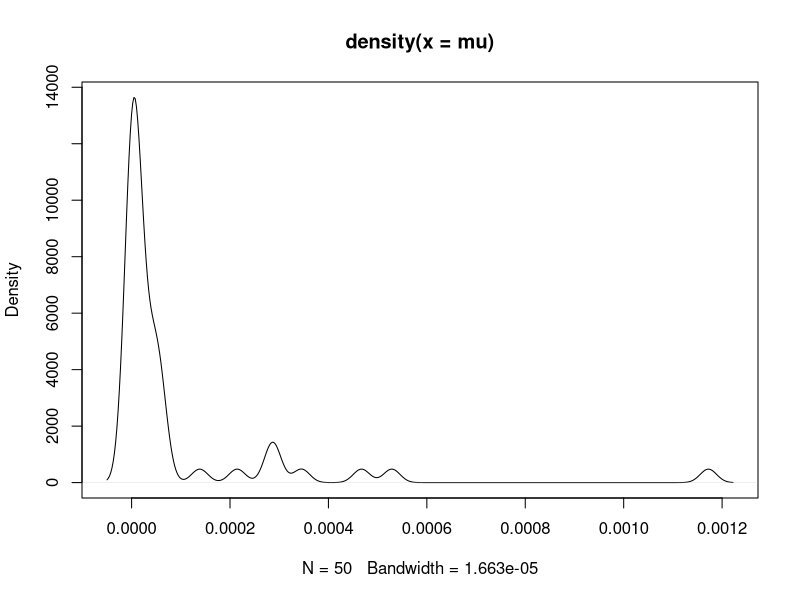
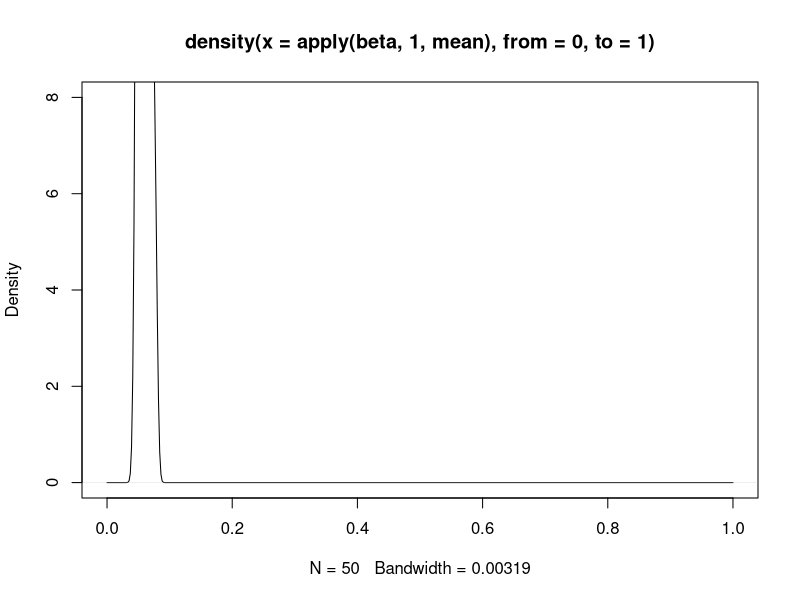
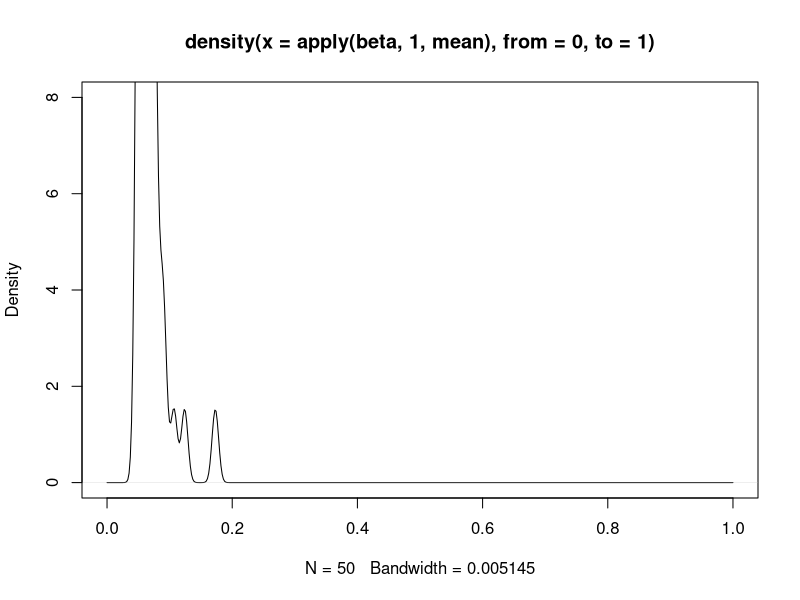
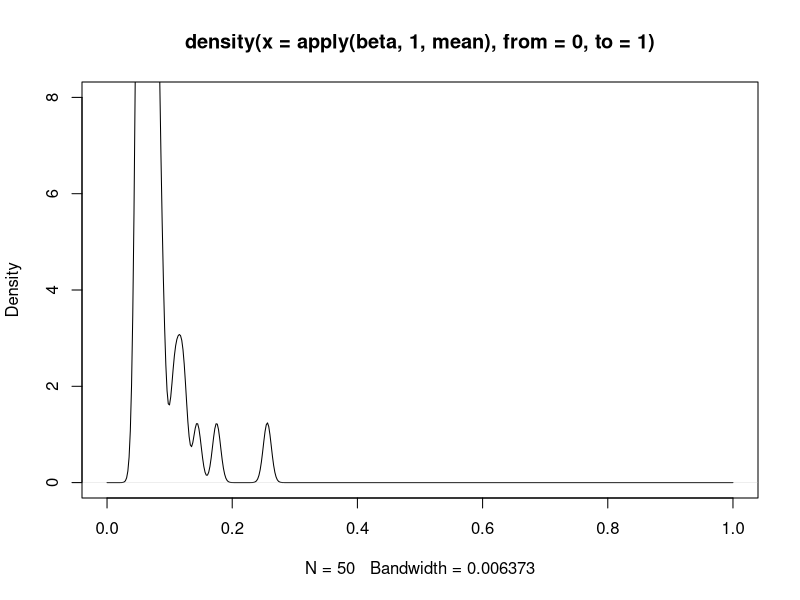
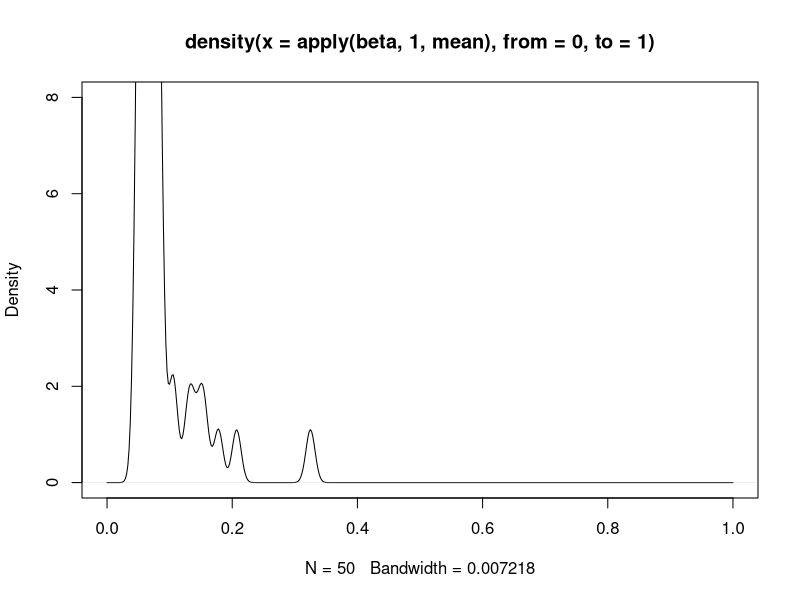
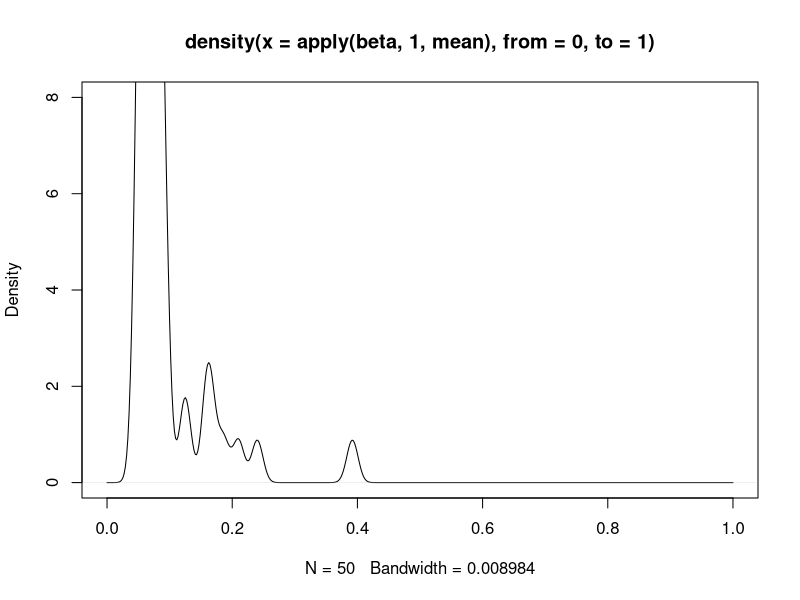
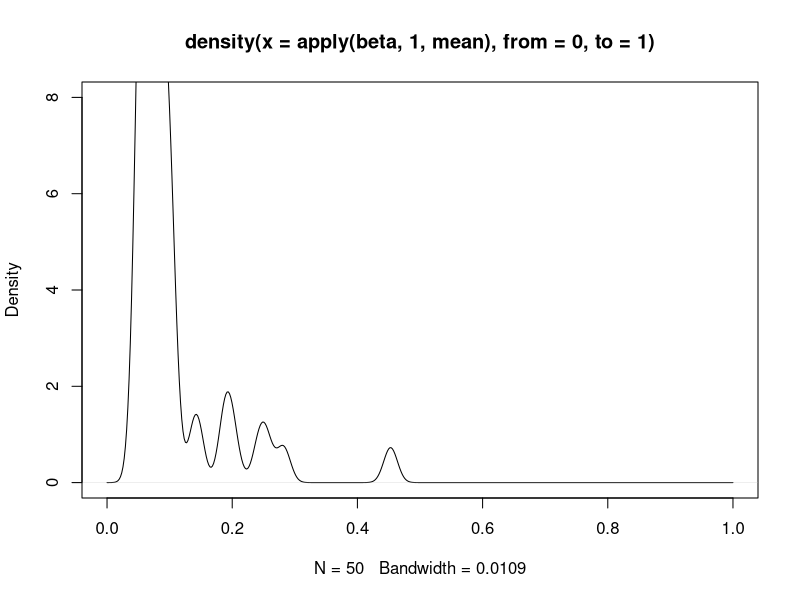
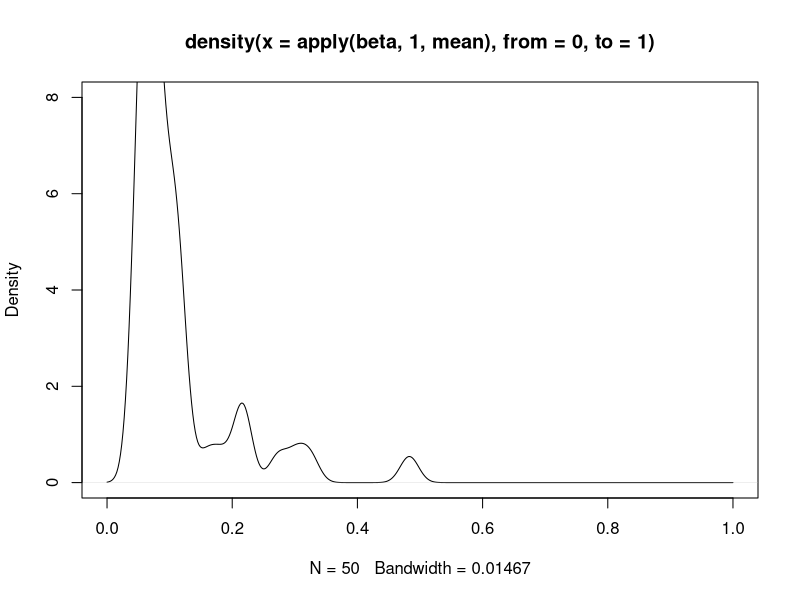

These figures' R source, in order: (Note: a time limit stopped this script after it produced the figures.)
#### Figure 5B
#### Non-linear drift model with threshold (set at beta=0.2)
#### simulation keeps track of density profiles every 100 time steps
#### also keeps track of some island-level methylation trajectories as shown in Fig.S6

# time vector
a  = seq(0,3000,1)
len = length(a)

M = 50 # number of CpGs in region
n = 1000 # number of cells being arrayed
k = 1

## track trajectories every 50 time steps 
out = matrix(0,ncol=512,nrow=31)
traj = matrix(0,nrow=max(a)/10 + 1,ncol=10) # time trajectories of mean methylation levels for 10 cells

## set up starting state matrix
state0  = matrix(0,ncol=n,nrow=M)
for (j in 1:n) { state0[,j] = rbinom(M,size=1,prob=0.06) }  # about 6% for NS tissue 

## heterogeneous rate of methyl prob (gamma distributed) 
mu0 = .0001; var.mu0 =(.0002)^2
# mu0 = .0002; var.mu0 =(.0004)^2
shape = mu0*mu0/var.mu0
scale= mu0/shape
##  shape1 = .5
##  shape2 = shape1*(1-mu0)/mu0
##  mu = rbeta(M,shape1=shape1,shape2=shape2) #rexp(M,rate=1/mu0)
mu = rgamma(M,shape=shape,scale=scale)

## mu = .00005* rlnorm(M,meanlog = 0, sdlog = 1)
plot(density(mu),type='l')

## loop over time s
## mu depends on island methylation state in cell
Mu = Mu0 = matrix(rep(mu,n),nrow=M,ncol=n)
## initialize state
beta = state0

l=1
for (s in a) {
  for (i in 1:M) {
    # flip some zeros with rate mu (per year)
    beta[i,rbinom(n,size=1,prob=Mu[i,])==1]=1 # random flip up
    beta[i,rbinom(n,size=1,prob=0.3*Mu[i,])==1]=0 # random flip down
  }
  # check island level methylation (cell by cell, n cells)
  pm = apply(beta,2,mean) 
  for (j in 1:n) {
    tmp = Mu0[,j]*(1+100/(1+exp(-100*(pm[j]-0.2))))
    tmp[tmp>1]=1; Mu[,j] = tmp
  }
  
  if(s%%10==0) {
    traj[k,] = pm[1:10]
    k = k+1
  }
  
  if(s%%100==0) {
    dum = density(apply(beta,1,mean),from=0,to=1)
    out[l,]=out[l,]+dum$y
    l=l+1
    plot(dum,type='l',xlim=c(0,1),ylim=c(0,8))
  } #; Sys.sleep(.2)
  cat('time:',s,'\n')
}

# 
plot(dum$x,out[7,],type='l',xlab='beta-value',ylab='density',lwd=2,
     col=4,xlim=c(0,.9),ylim=c(0,9),main='')
# 
for (i in 7:30) {
   lines(dum$x,out[i,])
}
lines(dum$x,out[31,],lwd=2,col=2)
# lines(dum$x,out[13,],lwd=2,col='orange')

legend('topright',c("beta-value density (t=600)","beta-value density (t=3000)"),lwd=c(2,2),
       col=c(4,2),bty='n',y.intersp=1.5,inset = .15)

plot(traj[,1],type='l',ylim=c(0,.7),lwd=2,xlab='time/10',ylab='mean beta-value (50 CpGs)',cex.lab=1.3)
for(i in 2:10) lines(traj[,i],lwd=2, col=i)
